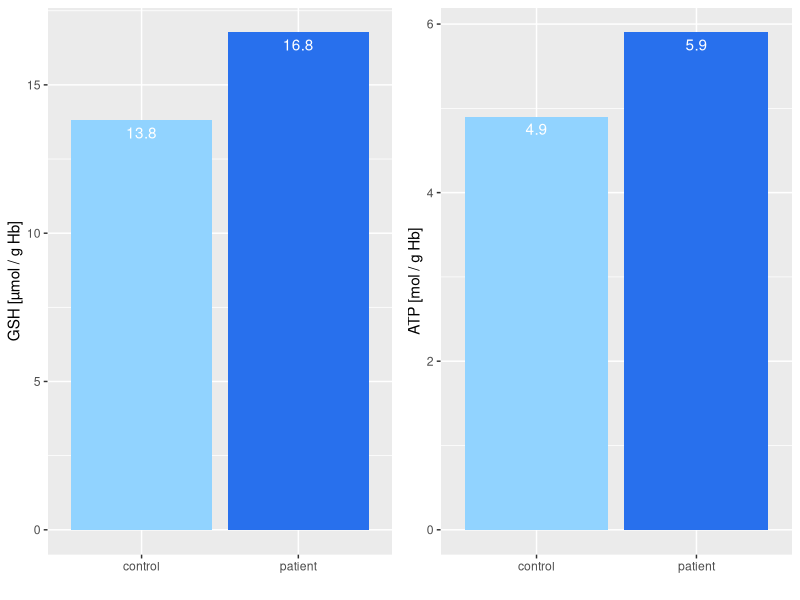

Recreate this plot in R.
library(ggplot2)
library(ggpubr)
library(ggthemes)
library(openxlsx)
library(data.table)
library(dplyr)

results <- read.xlsx("PIEZO-patient.xlsx")

GSH.results <- results %>% filter(experiment == "ATP")
ATP.results <- results %>% filter(experiment == "GSH")

GSH.graph <- ggplot(GSH.results, aes(sample, value, fill = sample)) + 
  
  geom_col() +
  scale_fill_manual(values = c("#91d3ff", "#2870ed")) +
  ylab("GSH [µmol / g Hb]") +
  xlab("") +
  theme(legend.position = "none") +
  geom_text(aes(label = round(value, 1)), vjust = 1.5, colour = "white")

ATP.graph <- ggplot(ATP.results, aes(sample, value, fill = sample)) + 
  
  geom_col() +
  scale_fill_manual(values = c("#91d3ff", "#2870ed")) +
  ylab("ATP [mol / g Hb]") +
  xlab("") +
  theme(legend.position = "none") +
  geom_text(aes(label = round(value, 1)), vjust = 1.5, colour = "white")

print(ggarrange(GSH.graph, ATP.graph))